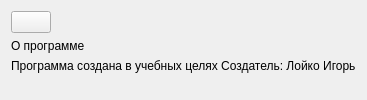
           <widget class="QWidget" name="tab_about">
            <attribute name="title">
             <string>Страница</string>
            </attribute>
            <layout class="QGridLayout" name="gridLayout_3">
             <item row="0" column="0">
              <layout class="QVBoxLayout" name="verticalLayout_8">
               <item>
                <widget class="QPushButton" name="pb_back_about">
                 <property name="sizePolicy">
                  <sizepolicy hsizetype="Fixed" vsizetype="Fixed">
                   <horstretch>0</horstretch>
                   <verstretch>0</verstretch>
                  </sizepolicy>
                 </property>
                 <property name="text">
                  <string/>
                 </property>
                 <property name="icon">
                  <iconset resource="resources/img/resources.qrc">
                   <normaloff>:/new/img/big-arrow-left(48x48)@1x.png</normaloff>:/new/img/big-arrow-left(48x48)@1x.png</iconset>
                 </property>
                 <property name="iconSize">
                  <size>
                   <width>32</width>
                   <height>32</height>
                  </size>
                 </property>
                </widget>
               </item>
               <item>
                <widget class="QLabel" name="label_about">
                 <property name="sizePolicy">
                  <sizepolicy hsizetype="Preferred" vsizetype="Fixed">
                   <horstretch>0</horstretch>
                   <verstretch>0</verstretch>
                  </sizepolicy>
                 </property>
                 <property name="text">
                  <string>О программе</string>
                 </property>
                 <property name="alignment">
                  <set>Qt::AlignLeading|Qt::AlignLeft|Qt::AlignVCenter</set>
                 </property>
                </widget>
               </item>
               <item>
                <widget class="QLabel" name="label_about_program">
                 <property name="sizePolicy">
                  <sizepolicy hsizetype="Expanding" vsizetype="Expanding">
                   <horstretch>0</horstretch>
                   <verstretch>0</verstretch>
                  </sizepolicy>
                 </property>
                 <property name="text">
                  <string>Программа создана в учебных целях Создатель: Лойко Игорь</string>
                 </property>
                 <property name="alignment">
                  <set>Qt::AlignLeading|Qt::AlignLeft|Qt::AlignTop</set>
                 </property>
                </widget>
               </item>
              </layout>
             </item>
            </layout>
           </widget>
